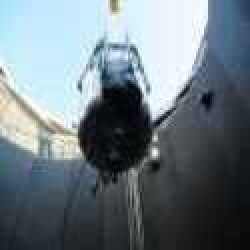
#> input picture media/1014.jpg, 125 x 125 px (shown 2 times larger); its folder holds only this picture in this run
$ python extractor.py   (older library calls are emulated)
#> lines starting #> are read from the running program, lines starting #| are printed output that depends on the picture
import cv2
import csv
from pathlib import Path
import numpy as np
from skimage.feature import graycomatrix, graycoprops

"""
  H → [0, 179]

  Como Hue es un valor circular, lo tratamos como un ángulo
"""
def get_H_mean_std(H):
  H = H * 2 * np.pi / 180.0 # Convertir a ángulo

  # Media de vectores
  mean_sin = np.mean(np.sin(H)) # Media de x
  mean_cos = np.mean(np.cos(H)) # Media de y

  h_mean = np.arctan2(mean_sin, mean_cos) # Obtenemos ángulo

  if(h_mean < 0):
    h_mean += 2 * np.pi # En caso de que esté en otro cuadrante

  R = np.sqrt(mean_sin**2 + mean_cos**2)

  h_std = np.sqrt(-2 * np.log(R + 1e-8))  # epsilon por estabilidad

  # Convertir a grados
  h_mean_deg = h_mean * 180 / (2 * np.pi)
  h_std_deg  = h_std  * 180 / np.pi

  return (h_mean_deg, h_std_deg)

def hsv_features(hsv):
  H,S,V = cv2.split(hsv)
  h_mean, h_std = get_H_mean_std(H)

  return (
    h_mean,
    np.mean(S),
    np.mean(V),
    h_std,
    np.std(S),
    np.std(V)
  )

def glcm_features(gray):
  gray_q = (gray / 16).astype(np.uint8)

  glcm = graycomatrix(
    gray_q,
    distances=[1],
    angles=[0],
    levels=16,
    symmetric=True,
    normed=True
  )

  return (
    graycoprops(glcm, 'contrast')[0,0],
    graycoprops(glcm, 'dissimilarity')[0,0],
    graycoprops(glcm, 'homogeneity')[0,0],
    graycoprops(glcm, 'ASM')[0,0],
    graycoprops(glcm, 'correlation')[0,0],
  )

def entropy_feature(gray):
  hist = cv2.calcHist([gray], [0], None, [256], [0,256])
  hist = hist / hist.sum()
  entropy = -np.sum(hist * np.log2(hist + 1e-10))

  return entropy

def intensity_features(rgb):
  R,G,B = cv2.split(rgb)

  luminance = 0.299*R + 0.587*G + 0.114*B
  return (
    np.mean(luminance),
    np.std(luminance)
  )

def extract_feature(image_path: Path):
  img = cv2.imread(image_path)
  hsv = cv2.cvtColor(img, cv2.COLOR_BGR2HSV).astype(np.float32)
  rgb = cv2.cvtColor(img, cv2.COLOR_BGR2RGB).astype(np.float32)
  gray = cv2.cvtColor(img, cv2.COLOR_BGR2GRAY)

  return (
    *hsv_features(hsv),
    *glcm_features(gray),
    entropy_feature(gray),
    *intensity_features(rgb)
  )

def export_feature(image_path: Path):
  feature = extract_feature(image_path)
#> in extract_feature, img is the input picture: shape (125, 125, 3); mean B, G, R 129.5, 121.8, 108.6
#> in extract_feature, `hsv = cv2.cvtColor(img, cv2.COLOR_BGR2HSV).astype(np.float32)`:
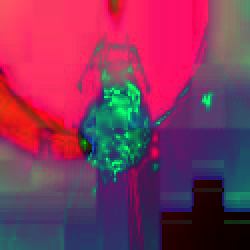
#> hsv: shape (125, 125, 3) float32 (shown 2 times larger); mean B, G, R 90, 53.2, 130.7
#> in extract_feature, `gray = cv2.cvtColor(img, cv2.COLOR_BGR2GRAY)`:
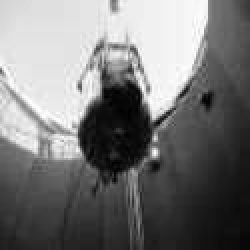
#> gray: shape (125, 125) (shown 2 times larger); min 1, max 254, mean 118.7
#> in hsv_features, `H,S,V = cv2.split(hsv)`:
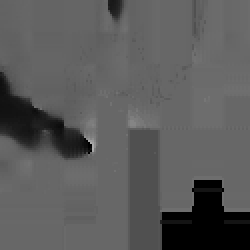
#> H: shape (125, 125) float32 (shown 2 times larger); min 0, max 173, mean 90
#> in hsv_features, `H,S,V = cv2.split(hsv)`:
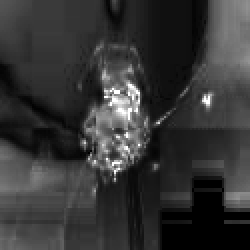
#> S: shape (125, 125) float32 (shown 2 times larger); min 0, max 255, mean 53.2
#> in get_H_mean_std, `H = H * 2 * np.pi / 180.0`:
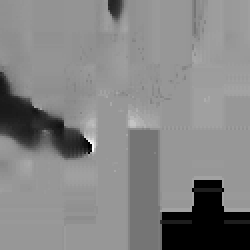
#> H: shape (125, 125) float32 (shown 2 times larger); min 0, max 6.04, mean 3.14; drawn with min black and max white
#> in get_H_mean_std, `mean_sin = np.mean(np.sin(H))`: mean_sin = -0.265
#> in get_H_mean_std, `mean_cos = np.mean(np.cos(H))`: mean_cos = -0.693
#> in get_H_mean_std, `h_mean = np.arctan2(mean_sin, mean_cos)`: h_mean = -2.78
#> in get_H_mean_std, `h_mean += 2 * np.pi`: h_mean = 3.51
#> in get_H_mean_std, `R = np.sqrt(mean_sin**2 + mean_cos**2)`: R = 0.742
#> in get_H_mean_std, `h_std = np.sqrt(-2 * np.log(R + 1e-8))`: h_std = 0.773
#> in get_H_mean_std, `h_mean_deg = h_mean * 180 / (2 * np.pi)`: h_mean_deg = 100.5
#> in get_H_mean_std, `h_std_deg  = h_std  * 180 / np.pi`: h_std_deg = 44.28
#> in hsv_features, `h_mean, h_std = get_H_mean_std(H)`: h_mean = 100.5; h_std = 44.28
#> in entropy_feature, `hist = cv2.calcHist([gray], [0], None, [256], [0,256])`: hist = 256 values, max 462 at index 229, min 0 at index 0, mean 61.04
#> in entropy_feature, `hist = hist / hist.sum()`: hist = 256 values, max 0.0296 at index 229, min 0 at index 0, mean 0.00391
#> in entropy_feature, `entropy = -np.sum(hist * np.log2(hist + 1e-10))`: entropy = 7.47
#> in intensity_features, `R,G,B = cv2.split(rgb)`:
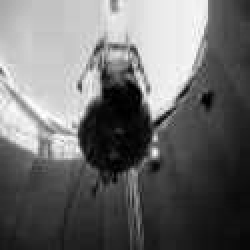
#> R: shape (125, 125) float32 (shown 2 times larger); min 0, max 255, mean 108.6
#> in intensity_features, `R,G,B = cv2.split(rgb)`:
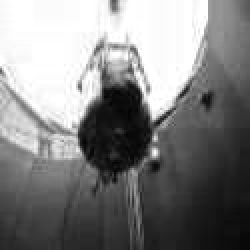
#> B: shape (125, 125) float32 (shown 2 times larger); min 2, max 255, mean 129.5
#> feature = (100.5, 53.25, 130.7, 44.28, 39.17, 89.51, 0.989, 0.424, 0.836, 0.0617, 0.983, 7.47, 118.7, 85.09)

  writer.writerow((
    image_path.stem,
    *feature))

with open("dataset.csv", "w", newline="") as f:
  writer = csv.writer(f)
  writer.writerow([
    "id",
    "h_mean",
    "v_mean",
    "s_mean",
    "h_std",
    "v_std",
    "s_std",
    'contrast',
    'dissimilarity',
    'homogeneity',
    'asm',
    'correlation',
    "entropy",
    "intensity_mean",
    "intensity_std"
  ])

  filenames = [p for p in Path("media").iterdir() if p.is_file()]

  for filename in filenames:
    try:
      export_feature(filename)
    except:
      print(f"Error al abrir el archivo {filename}")

$ run again, on media/1083.jpg
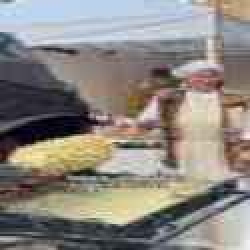
#> input picture media/1083.jpg, 125 x 125 px (shown 2 times larger)
#> in extract_feature, img is the input picture: shape (125, 125, 3); mean B, G, R 129.1, 135, 140.6
#> mean_sin = 0.0451
#> mean_cos = 0.208
#> in get_H_mean_std, `h_mean = np.arctan2(mean_sin, mean_cos)`: h_mean = 0.213
#> in get_H_mean_std, `h_std = np.sqrt(-2 * np.log(R + 1e-8))`: h_std = 1.76
#> h_mean_deg = 6.11
#> h_std_deg = 100.8
#> in hsv_features, `h_mean, h_std = get_H_mean_std(H)`: h_mean = 6.11; h_std = 100.8
#> in entropy_feature, `hist = cv2.calcHist([gray], [0], None, [256], [0,256])`: hist = 256 values, max 440 at index 206, min 0 at index 0, mean 61.04
#> in entropy_feature, `hist = hist / hist.sum()`: hist = 256 values, max 0.0282 at index 206, min 0 at index 0, mean 0.00391
#> entropy = 7.58
#> in intensity_features, `R,G,B = cv2.split(rgb)`:
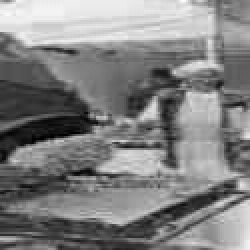
#> B: shape (125, 125) float32 (shown 2 times larger); min 0, max 253, mean 129.1
#> feature = (6.11, 48.09, 147.5, 100.8, 35.62, 60.12, 0.579, 0.417, 0.808, 0.0448, 0.978, 7.58, 136, 57.64)
